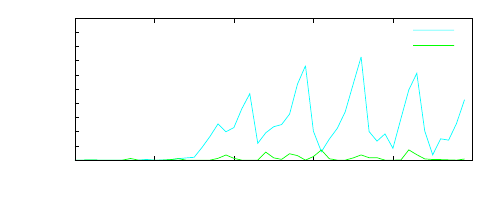

This figure's gnuplot source:
#set terminal x11 
# set output
set style line 1 lt 4 lw 2
set style line 2 lt 5 lw 2
set style line 3 lt 2 lw 2
set style line 4 lt 1 lw 2
set style line 5 lt 6 lw 1
set size 1,0.6
set origin 0,0
set key
set xtics 10
set ytics nomirror
set ytics 10
set yrange [-0.5:100]
set ylabel "Backorder -Retailer"
set xlabel "Time"
plot "BOprofile.dat" u 1:4 w l ls 2 t "Without terminal constraint",\
"" u 1:5 w l ls 3 t "With terminal constraint"



